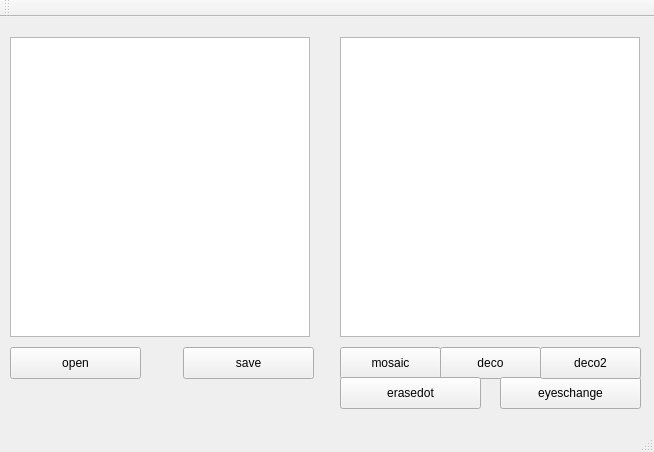
<?xml version="1.0" encoding="UTF-8"?>
<ui version="4.0">
 <class>MainWindow</class>
 <widget class="QMainWindow" name="MainWindow">
  <property name="geometry">
   <rect>
    <x>0</x>
    <y>0</y>
    <width>654</width>
    <height>452</height>
   </rect>
  </property>
  <property name="windowTitle">
   <string>MainWindow</string>
  </property>
  <widget class="QWidget" name="centralWidget">
   <widget class="QGraphicsView" name="originalGraphicsView">
    <property name="geometry">
     <rect>
      <x>10</x>
      <y>20</y>
      <width>300</width>
      <height>300</height>
     </rect>
    </property>
   </widget>
   <widget class="QGraphicsView" name="convertGraphicsView">
    <property name="geometry">
     <rect>
      <x>340</x>
      <y>20</y>
      <width>300</width>
      <height>300</height>
     </rect>
    </property>
   </widget>
   <widget class="QPushButton" name="open">
    <property name="geometry">
     <rect>
      <x>10</x>
      <y>330</y>
      <width>131</width>
      <height>32</height>
     </rect>
    </property>
    <property name="text">
     <string>open</string>
    </property>
   </widget>
   <widget class="QPushButton" name="deco">
    <property name="geometry">
     <rect>
      <x>440</x>
      <y>330</y>
      <width>101</width>
      <height>32</height>
     </rect>
    </property>
    <property name="text">
     <string>deco</string>
    </property>
   </widget>
   <widget class="QPushButton" name="mosaic">
    <property name="geometry">
     <rect>
      <x>340</x>
      <y>330</y>
      <width>101</width>
      <height>32</height>
     </rect>
    </property>
    <property name="text">
     <string>mosaic</string>
    </property>
   </widget>
   <widget class="QPushButton" name="erasedot">
    <property name="geometry">
     <rect>
      <x>340</x>
      <y>360</y>
      <width>141</width>
      <height>32</height>
     </rect>
    </property>
    <property name="text">
     <string>erasedot</string>
    </property>
   </widget>
   <widget class="QPushButton" name="eyeschange">
    <property name="geometry">
     <rect>
      <x>500</x>
      <y>360</y>
      <width>141</width>
      <height>32</height>
     </rect>
    </property>
    <property name="text">
     <string>eyeschange</string>
    </property>
   </widget>
   <widget class="QPushButton" name="deco2">
    <property name="geometry">
     <rect>
      <x>540</x>
      <y>330</y>
      <width>101</width>
      <height>32</height>
     </rect>
    </property>
    <property name="text">
     <string>deco2</string>
    </property>
   </widget>
   <widget class="QPushButton" name="save">
    <property name="geometry">
     <rect>
      <x>183</x>
      <y>330</y>
      <width>131</width>
      <height>32</height>
     </rect>
    </property>
    <property name="text">
     <string>save</string>
    </property>
   </widget>
  </widget>
  <widget class="QMenuBar" name="menuBar">
   <property name="geometry">
    <rect>
     <x>0</x>
     <y>0</y>
     <width>654</width>
     <height>22</height>
    </rect>
   </property>
  </widget>
  <widget class="QToolBar" name="mainToolBar">
   <attribute name="toolBarArea">
    <enum>TopToolBarArea</enum>
   </attribute>
   <attribute name="toolBarBreak">
    <bool>false</bool>
   </attribute>
  </widget>
  <widget class="QStatusBar" name="statusBar"/>
 </widget>
 <layoutdefault spacing="6" margin="11"/>
 <resources/>
 <connections/>
</ui>
